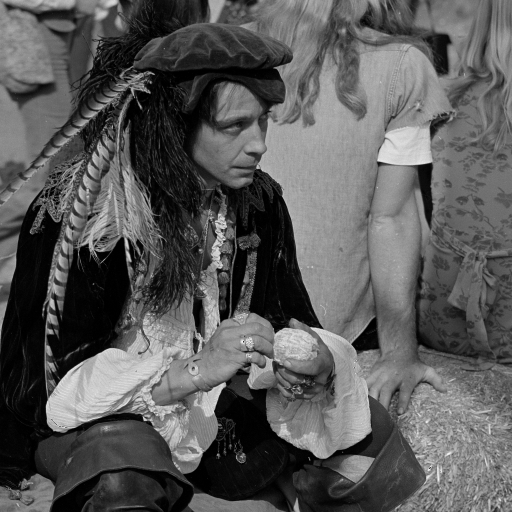
#> input picture Dataset/5.3.01.tiff, 1024 x 1024 px, found by its file name (shown at 1/2 size)
$ python 'DFT of the Grayscale image.py'
#> lines starting #> are read from the running program, lines starting #| are printed output that depends on the picture
import numpy as np
import skimage.data as data
import skimage.io as io
import skimage.exposure as ex
import matplotlib.pyplot as plt

c = io.imread('U:\\4-1\\Digital Image Processing LAB\\Lab_Report_4_5_6_7_8\\Dataset\\misc\\5.3.01.tiff')
#> c is the input picture: shape (1024, 1024); min 0, max 255, mean 89

cf = np.fft.fft2(c)
cfs = np.fft.fftshift(cf)
cfsl = np.log(1+np.abs(cfs))
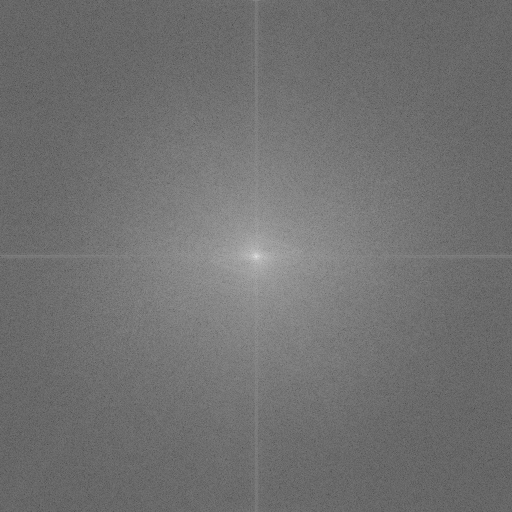
#> cfsl: shape (1024, 1024) float64 (shown at 1/2 size); min 1.03, max 18.35, mean 8.71; drawn with min black and max white

plt.subplot(1,2,1)
plt.axis('off')
plt.title('Grayscale image')
plt.imshow(c, cmap='gray')

plt.subplot(1,2,2)
plt.axis('off')
plt.title('DFT of the Grayscale image')
plt.imshow(ex.rescale_intensity(cfsl,out_range=(0.0,1.0)),cmap='gray')

plt.show()
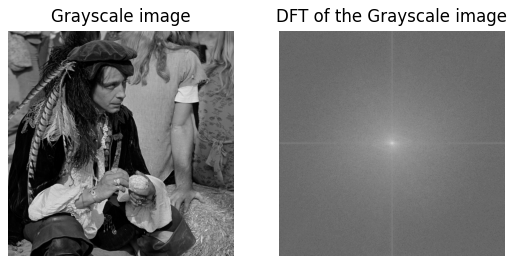
#> figure drawn by matplotlib, 2 panels

$ run again, with Dataset/4.1.03.tiff copied over Dataset/5.3.01.tiff
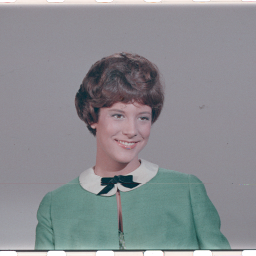
#> input picture Dataset/4.1.03.tiff, 256 x 256 px, found by its file name
#> c is the input picture: shape (256, 256, 3); mean R, G, B 137.6, 140, 144
#> `cfsl = np.log(1+np.abs(cfs))`:
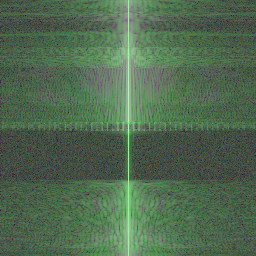
#> cfsl: shape (256, 256, 3) float64; mean of channels 0, 1, 2 3.86, 5.09, 3.86; drawn with min black and max white
#> `plt.show()`:
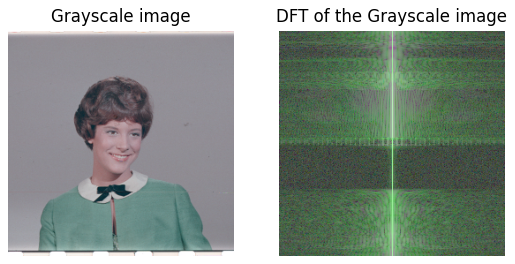
#> figure drawn by matplotlib, 2 panels
